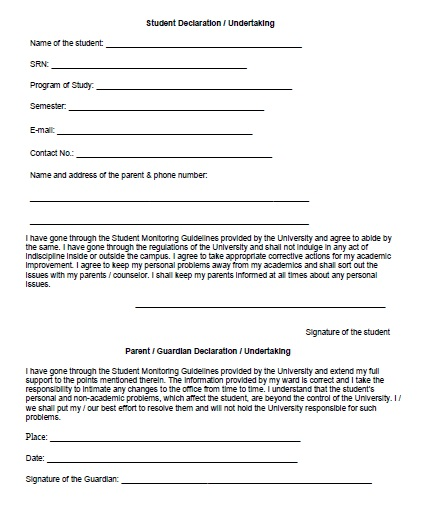
%> input picture form1.jpg, 426 x 519 px
$ octave lines_highlight.m   (GNU Octave 9; MATLAB toolbox functions it lacks are replaced by stand-ins)
%> lines starting %> are read from the running program, lines starting %| are printed output that depends on the picture; in (x1, y1, x2, y2) boxes, pixels count from 0 and x2, y2 are one past the last pixel; in counts of white or black regions, pixels touching at a corner belong together; the program's own positions count from 1
pwd;
[file,path]=uigetfile({'*.jpg';'*.png';'*.jpeg';'*.jfif';'*.tif'},'File Selector');
%> the answer given: form1.jpg
name=[path,file];
rotI = imread(name);
%> rotI is the input picture: size 519x426x3 uint8; mean R, G, B 239.9, 240, 240.1
rotI=rgb2gray(rotI);
%> rotI: size 519x426 uint8
BW = edge(rotI,'sobel');
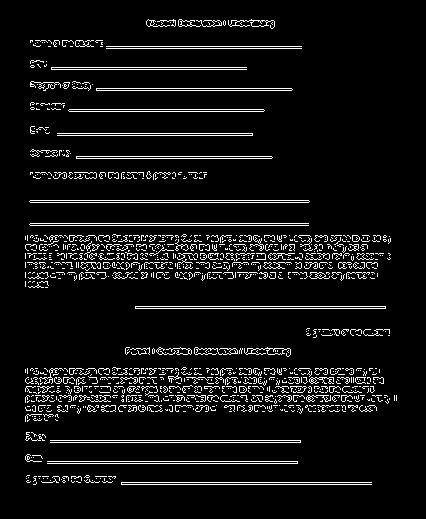
%> BW: size 519x426 logical; 6.9% white in thin lines or dots, all inside (x1, y1, x2, y2) = (25, 19, 397, 485)
imshow(BW);
[H,theta,rho] = hough(BW);
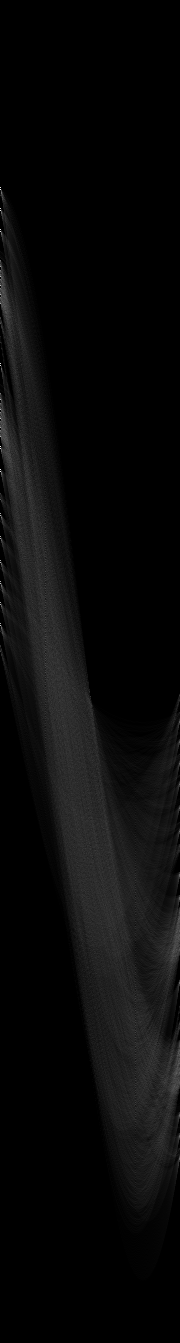
%> H: size 1343x180 double; min 0, max 293, mean 11.4; drawn with min black and max white
%> theta = 180 values from -90 to 89; rho = 1343 values from -671 to 671
figure
imshow(imadjust(rescale(H)),[],...
       'XData',theta,...
       'YData',rho,...
       'InitialMagnification','fit');
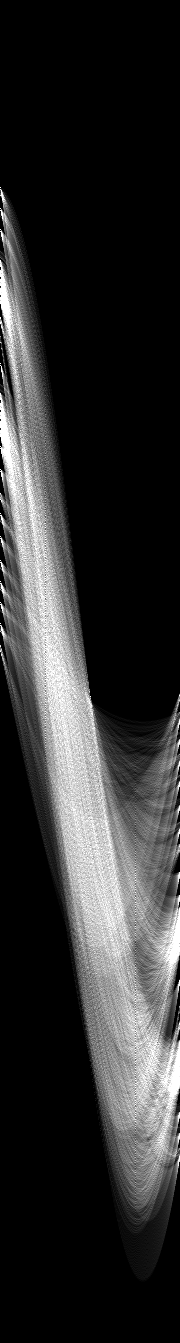
%> displayed picture: size 1343x180, on the screen's scale of 0 to 255; min 0, max 255, mean 47
xlabel('\theta (degrees)')
ylabel('\rho')
axis on
axis normal
hold on
colormap(gca,hot)
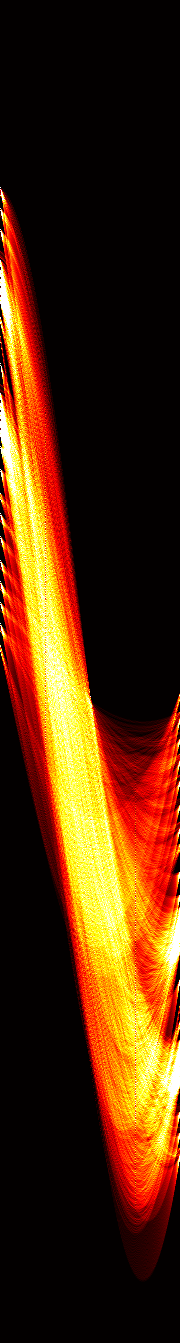
%> displayed picture: size 1343x180x3, on the screen's scale of 0 to 255; mean R, G, B 79.9, 41.5, 9.6

P = houghpeaks(H,50,'threshold',0);
%> P = 50 rows, first 12: [190 1; 447 1; 470 1; 232 1; 211 1; 364 1; 626 1; 584 1; 286 1; 563 1; 516 1; 419 1]
x = theta(P(:,2));
%> x = 50 values, max 87 at index 26, min -90 at index 1, mean -34.28
y = rho(P(:,1));
%> y = 50 values, max 418 at index 36, min -482 at index 1, mean -47.68
lines = houghlines(BW,theta,rho,P,'FillGap',1,'MinLength',20);
%> lines = 12 lines; longest, point1 to point2 (x, y): (31, 226) to (309, 226), (31, 203) to (309, 203), (122, 483) to (372, 483), (51, 441) to (301, 441), (48, 462) to (298, 462), (136, 309) to (386, 309)
figure, imshow(rotI), hold on
for k = 1:length(lines)
    xy = [lines(k).point1; lines(k).point2];
    plot(xy(:,1),xy(:,2),'LineWidth',2,'Color','green');
end
%> this loop made 12 passes
%> xy on passes 1 to 12: [122 483; 372 483], [31 226; 309 226], [31 203; 309 203], [51 441; 301 441], [48 462; 298 462], [136 309; 386 309], [107 47; 302 47], [97 89; 292 89], [70 110; 264 110], [77 157; 272 157], [58 134; 253 134], [52 68; 247 68]
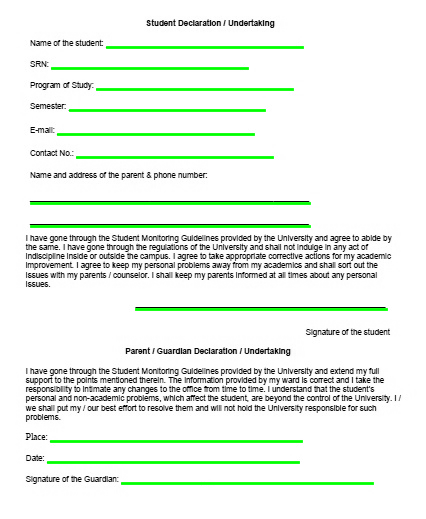
%> figure redrawn from the program's plot data

$ run again, on form2.png
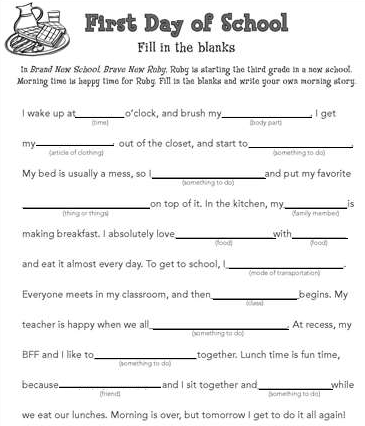
%> input picture form2.png, 365 x 426 px
%> rotI is the input picture: size 426x365x3 uint8; min 0, max 255, mean 240.1
%> rotI: size 426x365 uint8
%> `BW = edge(rotI,'sobel');`:
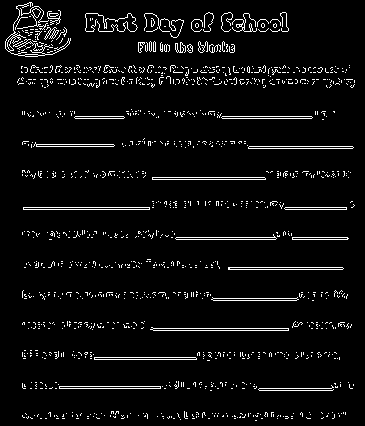
%> BW: size 426x365 logical; 5.2% white in thin lines or dots
%> theta = 180 values from -90 to 89; rho = 1121 values from -560 to 560
%> P = 50 rows, first 12: [173 1; 354 1; 415 1; 324 1; 233 1; 294 1; 445 1; 384 1; 489 1; 530 1; 204 1; 263 1]
%> x = 50 values, max 89 at index 16, min -90 at index 1, mean -43.58
%> y = 50 values, max 393 at index 47, min -416 at index 17, mean -82.36
%> lines = 15 lines; longest, point1 to point2 (x, y): (154, 329) to (289, 329), (24, 208) to (150, 208), (229, 268) to (343, 268), (153, 178) to (265, 178), (250, 147) to (353, 147), (60, 389) to (161, 389)
%> the loop `for k = 1:length(lines)` made 15 passes
%> xy on passes 1 to 8: [60 389; 161 389], [260 389; 332 389], [24 208; 150 208], [286 208; 347 208], [37 147; 114 147], [250 147; 353 147], [177 238; 276 238], [293 238; 348 238]
%> after the loop `for k = 1:length(lines)`:
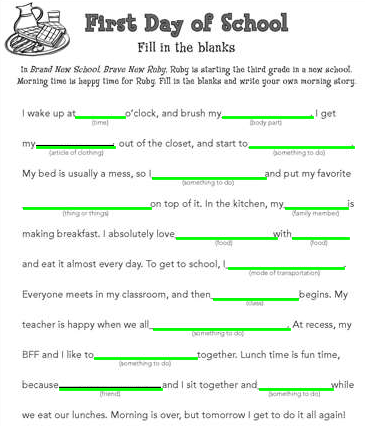
%> figure redrawn from the program's plot data
